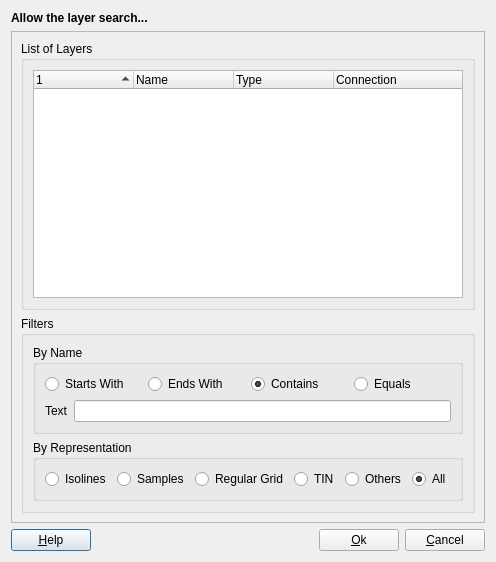
<?xml version="1.0" encoding="UTF-8"?>
<ui version="4.0">
 <class>LayerSearchDialogForm</class>
 <widget class="QDialog" name="LayerSearchDialogForm">
  <property name="windowModality">
   <enum>Qt::WindowModal</enum>
  </property>
  <property name="geometry">
   <rect>
    <x>0</x>
    <y>0</y>
    <width>491</width>
    <height>562</height>
   </rect>
  </property>
  <property name="windowTitle">
   <string>Layer Search</string>
  </property>
  <property name="modal">
   <bool>true</bool>
  </property>
  <layout class="QVBoxLayout" name="verticalLayout_5">
   <item>
    <widget class="QLabel" name="m_LayerSearchTitleLabel">
     <property name="font">
      <font>
       <weight>75</weight>
       <bold>true</bold>
      </font>
     </property>
     <property name="text">
      <string>Allow the layer search...</string>
     </property>
     <property name="wordWrap">
      <bool>false</bool>
     </property>
    </widget>
   </item>
   <item>
    <widget class="QFrame" name="frame3">
     <property name="frameShape">
      <enum>QFrame::StyledPanel</enum>
     </property>
     <property name="frameShadow">
      <enum>QFrame::Raised</enum>
     </property>
     <layout class="QVBoxLayout" name="verticalLayout_4">
      <item>
       <widget class="QGroupBox" name="groupBox1">
        <property name="title">
         <string>List of Layers</string>
        </property>
        <layout class="QHBoxLayout" name="horizontalLayout">
         <item>
          <widget class="QTreeWidget" name="m_layersTable">
           <property name="alternatingRowColors">
            <bool>true</bool>
           </property>
           <property name="sortingEnabled">
            <bool>true</bool>
           </property>
           <property name="animated">
            <bool>true</bool>
           </property>
           <property name="expandsOnDoubleClick">
            <bool>true</bool>
           </property>
           <column>
            <property name="text">
             <string/>
            </property>
           </column>
           <column>
            <property name="text">
             <string>Name</string>
            </property>
           </column>
           <column>
            <property name="text">
             <string>Type</string>
            </property>
           </column>
           <column>
            <property name="text">
             <string>Connection</string>
            </property>
           </column>
          </widget>
         </item>
        </layout>
       </widget>
      </item>
      <item>
       <widget class="QGroupBox" name="groupBox3">
        <property name="sizePolicy">
         <sizepolicy hsizetype="Expanding" vsizetype="Fixed">
          <horstretch>0</horstretch>
          <verstretch>0</verstretch>
         </sizepolicy>
        </property>
        <property name="title">
         <string>Filters</string>
        </property>
        <layout class="QVBoxLayout" name="verticalLayout_3">
         <item>
          <widget class="QGroupBox" name="buttonGroup1">
           <property name="title">
            <string>By Name</string>
           </property>
           <layout class="QVBoxLayout" name="verticalLayout">
            <item>
             <layout class="QHBoxLayout" name="horizontalLayout_2">
              <item>
               <widget class="QRadioButton" name="m_startsRadioButton">
                <property name="text">
                 <string>Starts With</string>
                </property>
               </widget>
              </item>
              <item>
               <widget class="QRadioButton" name="m_endsRadioButton">
                <property name="text">
                 <string>Ends With</string>
                </property>
               </widget>
              </item>
              <item>
               <widget class="QRadioButton" name="m_containsRadioButton">
                <property name="text">
                 <string>Contains</string>
                </property>
                <property name="checked">
                 <bool>true</bool>
                </property>
               </widget>
              </item>
              <item>
               <widget class="QRadioButton" name="m_equalsRadioButton">
                <property name="text">
                 <string>Equals</string>
                </property>
               </widget>
              </item>
             </layout>
            </item>
            <item>
             <layout class="QHBoxLayout" name="horizontalLayout_3">
              <item>
               <widget class="QLabel" name="textLabel1">
                <property name="sizePolicy">
                 <sizepolicy hsizetype="Fixed" vsizetype="Minimum">
                  <horstretch>0</horstretch>
                  <verstretch>0</verstretch>
                 </sizepolicy>
                </property>
                <property name="minimumSize">
                 <size>
                  <width>0</width>
                  <height>0</height>
                 </size>
                </property>
                <property name="maximumSize">
                 <size>
                  <width>73</width>
                  <height>32767</height>
                 </size>
                </property>
                <property name="text">
                 <string>Text</string>
                </property>
                <property name="wordWrap">
                 <bool>false</bool>
                </property>
               </widget>
              </item>
              <item>
               <widget class="QLineEdit" name="m_nameLineEdit"/>
              </item>
             </layout>
            </item>
           </layout>
          </widget>
         </item>
         <item>
          <widget class="QFrame" name="m_represFrame">
           <property name="frameShape">
            <enum>QFrame::NoFrame</enum>
           </property>
           <property name="lineWidth">
            <number>0</number>
           </property>
           <layout class="QVBoxLayout" name="verticalLayout_2">
            <property name="spacing">
             <number>0</number>
            </property>
            <property name="leftMargin">
             <number>0</number>
            </property>
            <property name="topMargin">
             <number>0</number>
            </property>
            <property name="rightMargin">
             <number>0</number>
            </property>
            <property name="bottomMargin">
             <number>0</number>
            </property>
            <item>
             <widget class="QGroupBox" name="m_represbuttonGroup">
              <property name="title">
               <string>By Representation</string>
              </property>
              <layout class="QHBoxLayout" name="horizontalLayout_5">
               <item>
                <widget class="QRadioButton" name="m_isolinesRadioButton">
                 <property name="text">
                  <string>Isolines</string>
                 </property>
                </widget>
               </item>
               <item>
                <widget class="QRadioButton" name="m_samplesRadioButton">
                 <property name="text">
                  <string>Samples</string>
                 </property>
                </widget>
               </item>
               <item>
                <widget class="QRadioButton" name="m_gridRadioButton">
                 <property name="text">
                  <string>Regular Grid</string>
                 </property>
                </widget>
               </item>
               <item>
                <widget class="QRadioButton" name="m_tinRadioButton">
                 <property name="text">
                  <string>TIN</string>
                 </property>
                </widget>
               </item>
               <item>
                <widget class="QRadioButton" name="m_othersRadioButton">
                 <property name="text">
                  <string>Others</string>
                 </property>
                </widget>
               </item>
               <item>
                <widget class="QRadioButton" name="m_allRadioButton">
                 <property name="text">
                  <string>All</string>
                 </property>
                 <property name="checked">
                  <bool>true</bool>
                 </property>
                </widget>
               </item>
              </layout>
             </widget>
            </item>
           </layout>
          </widget>
         </item>
        </layout>
       </widget>
      </item>
     </layout>
    </widget>
   </item>
   <item>
    <layout class="QHBoxLayout" name="horizontalLayout_4">
     <item>
      <widget class="QPushButton" name="m_helpPushButton">
       <property name="text">
        <string>&amp;Help</string>
       </property>
       <property name="shortcut">
        <string>Alt+H</string>
       </property>
      </widget>
     </item>
     <item>
      <spacer name="spacer60_2_2">
       <property name="orientation">
        <enum>Qt::Horizontal</enum>
       </property>
       <property name="sizeType">
        <enum>QSizePolicy::Expanding</enum>
       </property>
       <property name="sizeHint" stdset="0">
        <size>
         <width>70</width>
         <height>20</height>
        </size>
       </property>
      </spacer>
     </item>
     <item>
      <widget class="QPushButton" name="m_okPushButton">
       <property name="text">
        <string>&amp;Ok</string>
       </property>
       <property name="shortcut">
        <string>Alt+O</string>
       </property>
      </widget>
     </item>
     <item>
      <widget class="QPushButton" name="m_cancelPushButton">
       <property name="text">
        <string>&amp;Cancel</string>
       </property>
       <property name="shortcut">
        <string>Alt+C</string>
       </property>
      </widget>
     </item>
    </layout>
   </item>
  </layout>
 </widget>
 <resources/>
 <connections/>
</ui>
